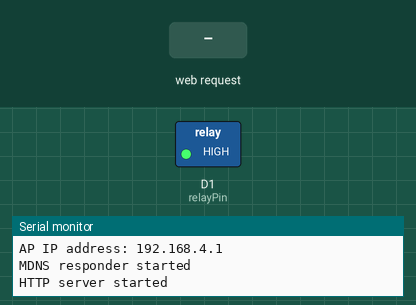
This sketch was run on a simulated ESP8266 (Wemos D1 mini). Parts: switched loads named in the sketch (green lamp = pin HIGH), the last lines printed to the serial monitor. The inputs (shaded band) are chosen by the test bench. Random numbers use the default seed unless the sketch sets one.

Above: at 1.7 s.
1.8 s: HTTP request GET / received
3.3 s: HTTP request GET /toggle received
At 3.6 s:
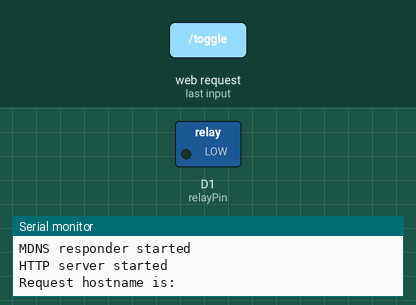
Timing chart, 0 to 6.3 s (numbered marks = the images above; inputs shaded):
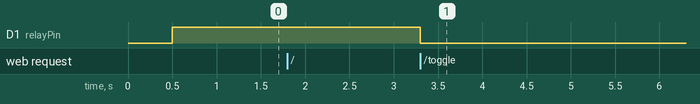

The sketch:

relay-control.ino
```cpp
/* Relay controller app for ESP8266 / Wemos D1 Mini + Relay shield */

#include <ESP8266WiFi.h>
#include <WiFiClient.h>
#include <ESP8266WebServer.h>
#include <DNSServer.h>
#include <ESP8266mDNS.h>


char softAP_ssid[40];
const char *softAP_password = "";

/* hostname for mDNS.http://relaycontroller.local */
String myHostname = "relaycontroller";

// DNS server
const byte DNS_PORT = 53;
DNSServer dnsServer;

// Web server
ESP8266WebServer server(80);

/* Soft Accesspoint network parameters */
IPAddress apIP(192, 168, 4, 1);
IPAddress netMsk(255, 255, 255, 0);

const int relayPin = D1;

void setup() {

  Serial.begin(115200);
  Serial.println();

  pinMode(relayPin, OUTPUT);

  // automatically generate SSID from hostname + add a trailing random ID
  String temp = String(myHostname);
  temp.toUpperCase();
  temp += "-%d";
  temp.toCharArray(softAP_ssid, temp.length()+1);
  randomSeed(analogRead(A0));
  sprintf(softAP_ssid, softAP_ssid, random(50,100));

  Serial.print("Configuring access point:");
  Serial.println(softAP_ssid);

  /* You can remove the password parameter if you want the AP to be open. */
  WiFi.softAPConfig(apIP, apIP, netMsk);
  WiFi.softAP(softAP_ssid, softAP_password);
  delay(500); // Without delay I've seen the IP address blank
  Serial.print("AP IP address: ");
  Serial.println(WiFi.softAPIP());

  /* Setup the DNS server redirecting all the domains to the apIP */
  dnsServer.setErrorReplyCode(DNSReplyCode::NoError);
  dnsServer.start(DNS_PORT, "*", apIP);

  if (MDNS.begin(myHostname)) {
    Serial.println("MDNS responder started");
  }

  server.on("/", handleRoot);
  server.on("/toggle", handleToggle);
  server.on("/generate_204", handleRoot);  //Android captive portal. Maybe not needed. Might be handled by notFound handler.
  server.on("/fwlink", handleRoot);  //Microsoft captive portal. Maybe not needed. Might be handled by notFound handler.
  server.onNotFound(handleNotFound);

  server.begin(); // Web server start
  Serial.println("HTTP server started");

  // start with the relay pin in high state
  digitalWrite(relayPin, HIGH);
}
void handleRoot() {
  char temp[2300];
  int sec = millis() / 1000;
  int min = sec / 60;
  int hr = min / 60;

  // if hostname is not the correct one, do a redirect
  // since we're running a captive portal, this is just a vanity thingy
  Serial.print("Request hostname is:");
  Serial.println(server.hostHeader());
  if(server.hostHeader() != myHostname+".local" && server.hostHeader() != "connectivitycheck.gstatic.com") {
    server.sendHeader("Location", "http://"+myHostname+".local", true);
    server.send ( 302, "text/plain", "");
    return;
  }

  snprintf(temp, 2300,
           "<!DOCTYPE html>\n<html>\
  <head>\
    <title>Relay controller</title>\
    <style>\
      body { background-color: #efefef; font-family: Arial, Helvetica, Sans-Serif; Color: #333; font-size: 40px; text-align:center;}\
      h1 {font-size: 2em;} p {font-size: 1em;}\
.toggle {\n\
  -webkit-appearance: none;\n\
  -moz-appearance: none;\n\
  appearance: none;\n\
  width: 124px;\n\
  height: 64px;\n\
  display: inline-block;\n\
  position: relative;\n\
  border-radius: 50px;\n\
  overflow: hidden;\n\
  outline: none;\n\
  border: none;\n\
  cursor: pointer;\n\
  background-color: #707070;\n\
  transition: background-color ease 0.3s;\n\
}\n\
.toggle:before {\n\
  content: \"on off\";\n\
  display: block;\n\
  position: absolute;\n\
  z-index: 2;\n\
  width: 60px;\n\
  height: 60px;\n\
  background: #fff;\n\
  left: 2px;\n\
  top: 2px;\n\
  border-radius: 50px;\n\
  font: 20px/58px Helvetica;\n\
  text-transform: uppercase;\n\
  font-weight: bold;\n\
  text-indent: -44px;\n\
  word-spacing: 74px;\n\
  color: #fff;\n\
  text-shadow: -1px -1px rgba(0,0,0,0.15);\n\
  white-space: nowrap;\n\
  box-shadow: 0 1px 2px rgba(0,0,0,0.2);\n\
  transition: all cubic-bezier(0.3, 1.5, 0.7, 1) 0.3s;\n\
}\n\
.toggle:checked {\n\
  background-color: #4CD964;\n\
}\n\
.toggle:checked:before {\n\
  left: 62px;\n\
}\n\
    </style>\
  </head>\
  <body>\
    <h1>Relay control page</h1>\
    <p>Uptime: %02d:%02d:%02d</p>\
    <div style=\"text-align:center;\">\
    <input class=\"toggle\" onclick=\"location.href='/toggle';\" type=\"checkbox\" %s/>\
    </div>\
  </body>\
</html>",

           hr, min % 60, sec % 60, (digitalRead(relayPin) == HIGH)?"checked":""
          );

  server.send(200, "text/html", temp);
}

void handleToggle() {
  if(digitalRead(relayPin) == HIGH) {
    digitalWrite(relayPin, LOW);
  } else {
    digitalWrite(relayPin, HIGH);
  }
  server.sendHeader("Location", String("/"), true);
  server.send ( 302, "text/plain", "");
}

void handleNotFound(){
  String message = "File Not Found\n\n";
  message += "URI: ";
  message += server.uri();
  message += "\nMethod: ";
  message += (server.method() == HTTP_GET)?"GET":"POST";
  message += "\nArguments: ";
  message += server.args();
  message += "\n";
  for (uint8_t i=0; i<server.args(); i++){
    message += " " + server.argName(i) + ": " + server.arg(i) + "\n";
  }
  server.send(404, "text/plain", message);
}


void loop() {
  // Do work:
  //DNS
  dnsServer.processNextRequest();
  //HTTP
  server.handleClient();
  // MDNS
  MDNS.update();
}
```

Measured:
- after the input at 3.3 s, D1 (relayPin): HIGH → LOW at once
